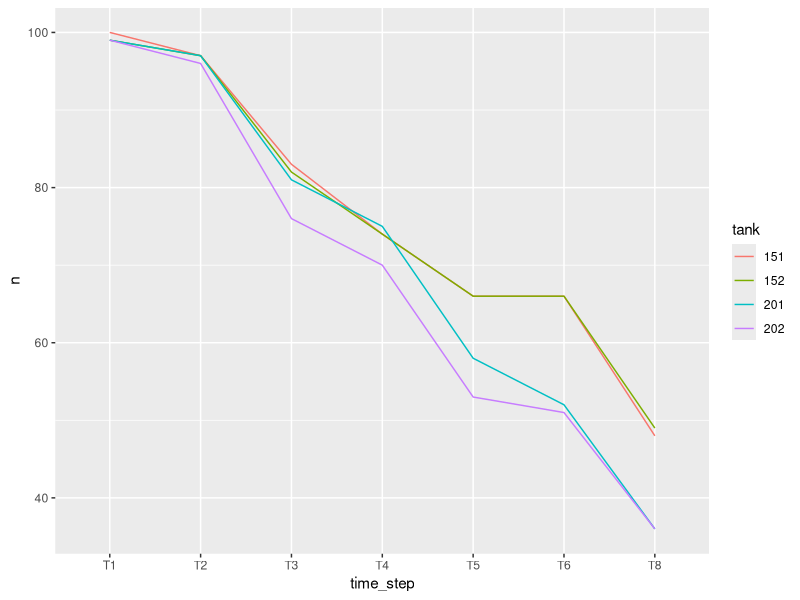
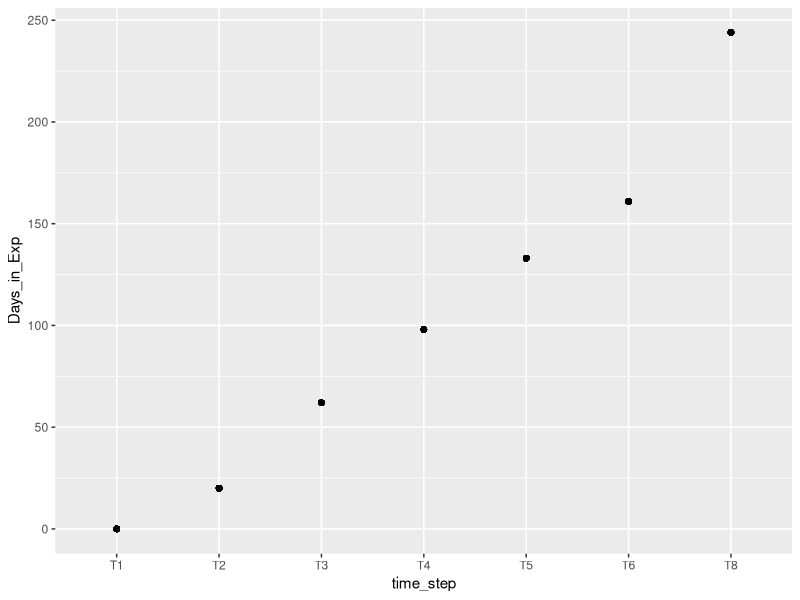
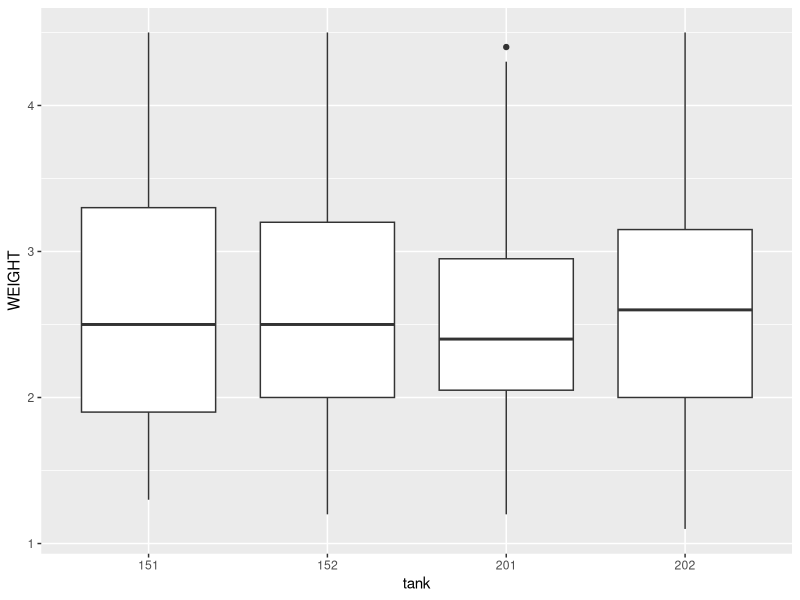
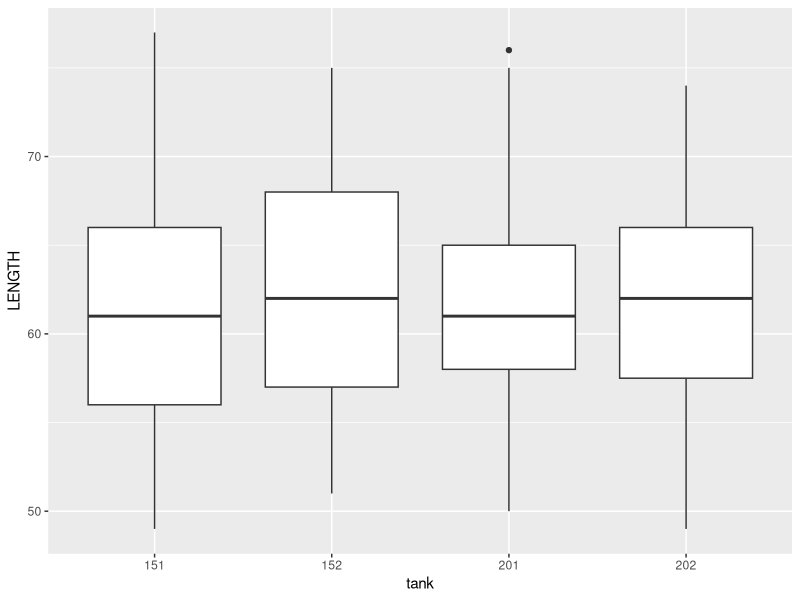
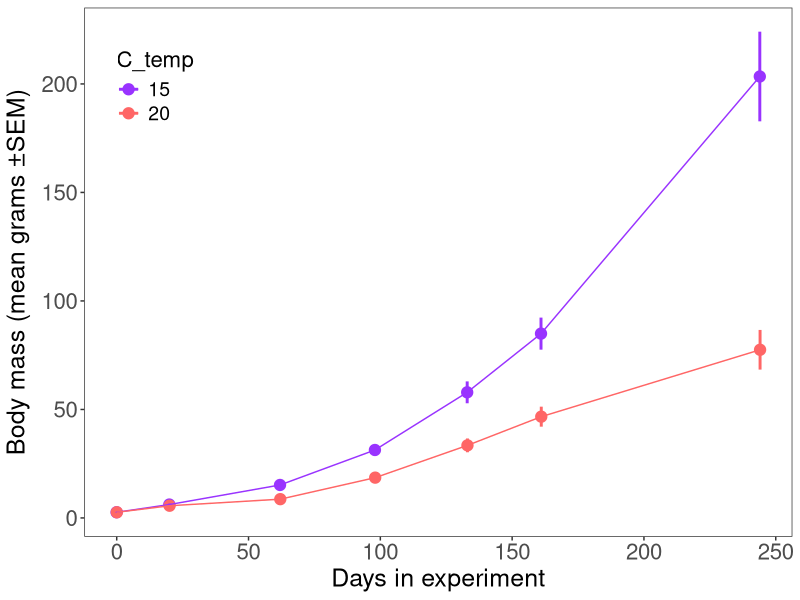
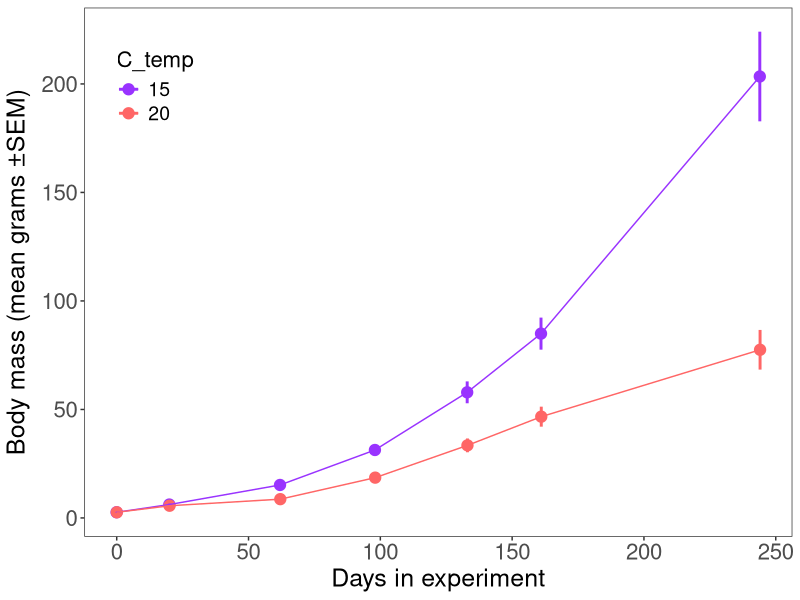

The R script that drew these images, in order:
### Script for Figure 2 - weight and SGR time series

library(here)
library(tidyverse)
library(lme4)
library(lmerTest)
library(emmeans)
library(car)

#### read data
morph_long<-read.csv(here('data/BT_Morphometrics_LongForm_Merged_05032023.csv'), stringsAsFactors = T)
str(morph_long)

morph_long <- morph_long %>%
  mutate (temp = factor(substr(TANK_Real, 1, 2)))%>%
  mutate (TANK_Real = factor(TANK_Real)) %>%
  mutate (rdate = as.POSIXct(x=TIME, format = "%Y-%m-%d")) %>%
  mutate (K = WEIGHT*100*(LENGTH^-3)) %>%
  mutate (Days_in_Exp2 = factor(Days_in_Exp)) %>%
  rename ("tank" = "TANK_Real") %>%
  rename ("time_step" = "condition3") %>%
  filter (time_step !="T7")

str(morph_long)
#unique(morph_long$TIME)
#K = Mass*(Length^-3)
morph_long_inital<-morph_long %>% filter (time_step =="T1")

#### tidying
sum(is.na(morph_long$WEIGHT)) #676 Weight NAs
sum(is.na(morph_long$LENGTH)) #678 Length NAs
morph_long2<-morph_long %>%
  drop_na(WEIGHT) %>%
  drop_na(LENGTH)
summary(morph_long2) #now has 2100 obs
freq_tab<-morph_long2 %>%
  count(tank, time_step) %>%
  group_by(tank)
freq_tab
ggplot(data=freq_tab, aes(x=time_step,y=n, group = tank, color = tank))+geom_line()
ggplot(data=morph_long2, aes (x=time_step, y=Days_in_Exp))+geom_point()

#### summarize means
bt_means2<-tapply(morph_long2$WEIGHT,list(morph_long2$temp,morph_long2$time_step),mean)
bt_sd2   <-tapply(morph_long2$WEIGHT,list(morph_long2$temp,morph_long2$time_step),sd)
bt_count2<-tapply(morph_long2$WEIGHT,list(morph_long2$temp,morph_long2$time_step),length)
bt_sem2  <-bt_means2/sqrt(bt_count2)

weight_means<-data.frame(bt_means2)
weight_means$C_temp<-row.names(weight_means)
weight_means2<-weight_means %>%
  pivot_longer(cols = starts_with("T"),
               names_to = "time_step",
               names_prefix = "T",
               values_to = "mean_weight")

weight_se<-data.frame(bt_sem2)
weight_se$C_temp<-row.names(weight_se)
weight_se2<-weight_se %>%
  pivot_longer(cols = starts_with("T"),
               names_to = "time_step",
               names_prefix = "T",
               values_to = "se_weight")
#now merge the dataframes
weight_mean_se<- left_join(weight_means2, weight_se2, by = c("time_step", "C_temp"))
weight_mean_se<- weight_mean_se %>%
  mutate (time_step = factor(time_step))%>%
  mutate (Days = case_when (time_step == "1"~ 0,
                            time_step == "2"~ 20,
                            time_step == "3"~ 62,
                            time_step == "4"~ 98,
                            time_step == "5"~ 133,
                            time_step == "6"~ 161,
                            time_step == "8"~ 244))

#### differences in initial size?
str(morph_long2)
ggplot(data = morph_long_inital, aes(x=tank, y=WEIGHT))+geom_boxplot()
ggplot(data = morph_long_inital, aes(x=tank, y=LENGTH))+geom_boxplot()
init_w<-glm(data=morph_long_inital, formula = WEIGHT ~ tank, family = gaussian())
init_l<-glm(data=morph_long_inital, formula = LENGTH ~ tank, family = gaussian())
summary(init_w)
summary(init_l)

#### create MS plots, 2A first
A_col <- "#9933FF"
B_col <- "#FF6666"
str(weight_mean_se)
plot1<-ggplot(weight_mean_se, aes(x=Days, y=mean_weight, color = C_temp,group = C_temp))+
  geom_point(size = 3.5, position = position_dodge(width = 0.2))+
  geom_errorbar(data=weight_mean_se, aes(ymin=mean_weight-se_weight, ymax = mean_weight+se_weight),
                width=0, size = 1, position = position_dodge(width = 0.2))+
  geom_line(aes(group = C_temp), position = position_dodge(width = 0.2))+
  labs(y=expression(paste("Body mass (mean grams \U00B1SEM)")), x="Days in experiment")+
  theme_bw()+theme(legend.title=element_text(size=16),legend.text=element_text(size=14),
                   axis.text.y=element_text(size=16),axis.title.y=element_text(size=18, vjust=1.2),
                   axis.text.x=element_text(size=16),axis.title.x=element_text(size=18),
                   panel.grid.major = element_blank(), panel.grid.minor = element_blank(),
                   legend.position = c(0.1,0.85))+
  scale_fill_manual(values  = c(A_col, B_col)) +
  scale_color_manual(values = c("15" = A_col, "20" = B_col))
plot1
ppi=300
png('figures/mass_time_series.png', width=9*ppi, height=6*ppi, res=ppi)
plot1
dev.off()
